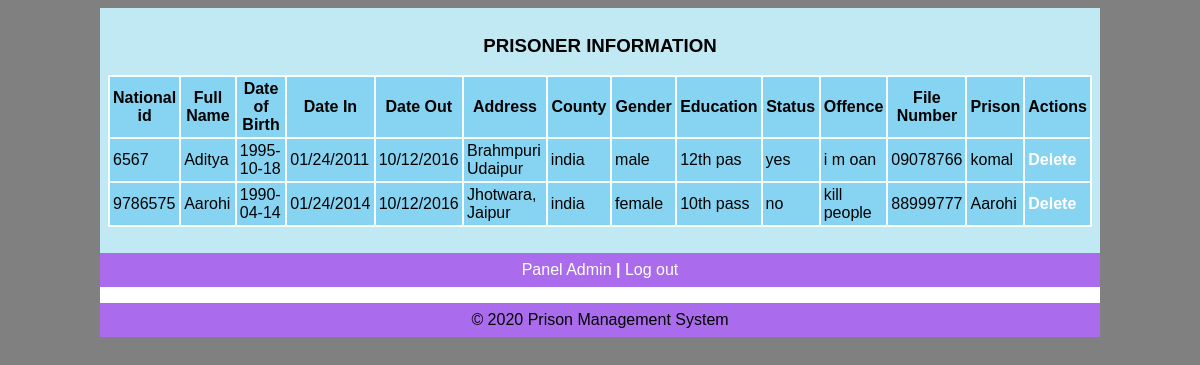
The page /admin/viewprisoners.php on the database its author committed.
### tables this page shows
CREATE TABLE IF NOT EXISTS `registration` (
  `id` int(10) NOT NULL DEFAULT '0',
  `Full_Name` varchar(23) NOT NULL,
  `DOB` date NOT NULL,
  `datein` varchar(12) NOT NULL,
  `dateout` varchar(12) NOT NULL,
  `Address` varchar(20) NOT NULL,
  `County` varchar(20) NOT NULL,
  `Gender` varchar(20) NOT NULL,
  `Education` varchar(20) NOT NULL,
  `Marital` varchar(20) NOT NULL,
  `Offence` varchar(90) NOT NULL,
  `Sentence` varchar(13) NOT NULL,
  `File_num` varchar(12) NOT NULL,
  `prison` varchar(25) NOT NULL
);

### admin/viewprisoners.php (the view, shortened to what this page needs)
<html>
<head>
   <link rel="stylesheet" media="screen" href="login.css" >
</head>
<body>
	<table align='center' border='0' bgcolor='aa6bec' width='1000' cellpadding='8' cellspacing='0' height='200'>
          <tr>
            <td bgcolor='c1e9f4' valign='center'>
<?php
$tbl_name="registration";
$sel= mysql_query("select * from $tbl_name");
echo"<table align='center' width='100%' border='0' cellpadding='3' cellspacing='2' bgcolor='f6fdfc'>
<caption><h3>PRISONER INFORMATION</h3></caption>
<tr bgcolor='86d4f2'>
<th width='3%'>National id</th>
<th width='10%'>Full Name</th>
<th width='10%'>Date of Birth</th>
<th width='10%'>Date In</th>
<th width='10%'>Date Out</th>
<th width='15%'>Address</th>
<th width='10%'>County</th>
<th width='10%'>Gender</th>
<th width='3%'>Education</th>
<th width='10%'>Status</th>
<th width='15%'>Offence</th>
<th width='10%'>File Number</th>
<th width='10%'>Prison</th>
<th width='10%'>Actions</th>
</tr>";
   while($row=mysql_fetch_array ($sel))
{
echo "<tr bgcolor='86d4f2'>";
echo  "<td width='3%'>".$row ['id']."</td>";
echo  "<td width='7%'>".$row ['Full_Name']."</td>";
echo  "<td width='5%'>".$row ['DOB']."</td>";
echo  "<td width='5%'>".$row ['datein']."</td>";
echo  "<td width='5%'>".$row ['dateout']."</td>";
echo  "<td width='7%'>".$row ['Address']. "</td>";
echo  "<td width='5%'>".$row ['County']."</td>";
echo  "<td width='3%'>" .$row ['Gender']."</td>";
echo  "<td width='7%'>".$row ['Education']."</td>";
echo  "<td width='10%'>".$row ['Marital']."</td>";
echo  "<td width='10%'>".$row ['Offence']. "</td>";
echo  "<td width='10%'>".$row ['File_num']."</td>";
echo  "<td width='10%'>".$row ['prison']."</td>";
echo '<td width="3%"><b><a href="deleteprisoners.php?id=' . $row['id'] . '">Delete</a></font></b></td>';
echo "</tr>";
}
echo"</table>";
?>
<br/>
			</td>
          </tr>
          <tr>
			<td align="center"><a href="adminpanel.php" target="_parent">Panel Admin <b>|</b></a>
			<a href="index.php" target="_parent">Log out</a></td>
          </tr>
          <tr>
            <td align='center' bgcolor='white' height='1'>
              <?php
           include("footer.php");
                ?>
            </td>
          </tr>
	</table>
</body>
</head>
</html>

### admin/login.css (style rules this page uses)
body { font: 14px/21px "Lucida Sans", "Lucida Grande", "Lucida Sans Unicode", sans-serif;background:gray; }
a { color:#fff; text-decoration:none; }

### rows shown on the page
registration: id "6567", Full_Name "Aditya", DOB "1995-10-18", datein "01/24/2011", dateout "10/12/2016", Address "Brahmpuri Udaipur", County "india", Gender "male", Education "12th pas", Marital "yes", Offence "i m oan", File_num "09078766", prison "komal"
registration: id "9786575", Full_Name "Aarohi", DOB "1990-04-14", datein "01/24/2014", dateout "10/12/2016", Address "Jhotwara, Jaipur", County "india", Gender "female", Education "10th pass", Marital "no", Offence "kill people", File_num "88999777", prison "Aarohi"
